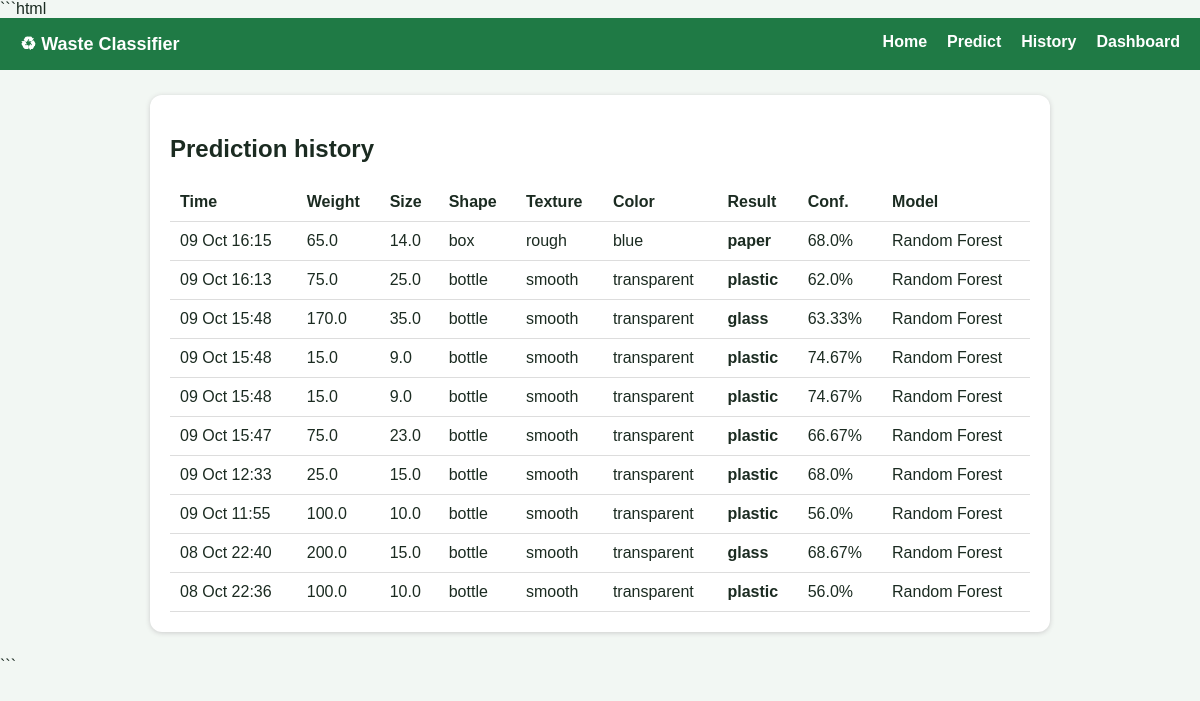
The page /history/ on the database its author committed.
### classifier/models.py (models this page shows)
class PredictionRecord(models.Model):
    weight = models.FloatField()
    size = models.FloatField()
    shape = models.CharField(max_length=20)
    texture = models.CharField(max_length=20)
    color = models.CharField(max_length=20)
    predicted_type = models.CharField(max_length=20)
    confidence = models.FloatField()
    model_used = models.CharField(max_length=30, choices=MODEL_CHOICES)
    created_at = models.DateTimeField(auto_now_add=True)
    class Meta:
        ordering = ["-created_at"]

### classifier/views.py (the view)
# urls.py: path("history/", views.history, name="history"),
def history(request):
    return render(request, "classifier/history.html", {
        "records": PredictionRecord.objects.all()[:100]
    })

### classifier/templates/classifier/history.html
{% extends "classifier/base.html" %}
{% block content %}
<div class="card">
 <h2>Prediction history</h2>
 <div style="overflow-x:auto">
 <table>
  <tr><th>Time</th><th>Weight</th><th>Size</th><th>Shape</th><th>Texture</th><th>Color</th><th>Result</th><th>Conf.</th><th>Model</th></tr>
  {% for r in records %}
  <tr><td>{{ r.created_at|date:"d M H:i" }}</td><td>{{ r.weight }}</td><td>{{ r.size }}</td><td>{{ r.shape }}</td><td>{{ r.texture }}</td><td>{{ r.color }}</td><td><b>{{ r.predicted_type }}</b></td><td>{{ r.confidence }}%</td><td>{{ r.get_model_used_display }}</td></tr>
  {% empty %}<tr><td colspan="9">No predictions yet.</td></tr>
  {% endfor %}
 </table>
 </div>
</div>
{% endblock %}

### classifier/templates/classifier/base.html (shortened to what this page needs)
<!DOCTYPE html>
<html lang="en">
<head>
</head>
<body>
    <nav>
        <span class="brand">♻ Waste Classifier</span>
        <a href="{% url 'home' %}">Home</a>
        <a href="{% url 'predict' %}">Predict</a>
        <a href="{% url 'history' %}">History</a>
        <a href="{% url 'dashboard' %}">Dashboard</a>
    </nav>
    <main>
        {% block content %}{% endblock %}
    </main>
</body>
</html>

### classifier/templates/classifier/base.html (style rules this page uses)
body { font-family: Arial, sans-serif; margin: 0; background: #f2f7f3; color: #1b2b21; }
nav { background: #1f7a45; padding: 15px 20px; display: flex; gap: 20px; flex-wrap: wrap; }
nav a { color: white; text-decoration: none; font-weight: bold; }
.brand { color: white; font-size: 18px; font-weight: bold; margin-right: auto; }
main { max-width: 900px; margin: 25px auto; padding: 0 16px; }
.card { background: white; border-radius: 12px; padding: 20px; margin-bottom: 20px; box-shadow: 0 1px 5px #cccccc; }
table { width: 100%; border-collapse: collapse; }
th, td { padding: 10px; border-bottom: 1px solid #ddd; text-align: left; }

### rows shown on the page
PredictionRecord: created_at "09 Oct 16:15", weight "65.0", size "14.0", shape "box", texture "rough", color "blue", predicted_type "paper", confidence "68.0", model_used "Random Forest"
PredictionRecord: created_at "09 Oct 16:13", weight "75.0", size "25.0", shape "bottle", texture "smooth", color "transparent", predicted_type "plastic", confidence "62.0", model_used "Random Forest"
PredictionRecord: created_at "09 Oct 15:48", weight "170.0", size "35.0", shape "bottle", texture "smooth", color "transparent", predicted_type "glass", confidence "63.33", model_used "Random Forest"
PredictionRecord: created_at "09 Oct 15:48", weight "15.0", size "9.0", shape "bottle", texture "smooth", color "transparent", predicted_type "plastic", confidence "74.67", model_used "Random Forest"
PredictionRecord: created_at "09 Oct 15:48", weight "15.0", size "9.0", shape "bottle", texture "smooth", color "transparent", predicted_type "plastic", confidence "74.67", model_used "Random Forest"
PredictionRecord: created_at "09 Oct 15:47", weight "75.0", size "23.0", shape "bottle", texture "smooth", color "transparent", predicted_type "plastic", confidence "66.67", model_used "Random Forest"
PredictionRecord: created_at "09 Oct 12:33", weight "25.0", size "15.0", shape "bottle", texture "smooth", color "transparent", predicted_type "plastic", confidence "68.0", model_used "Random Forest"
PredictionRecord: created_at "09 Oct 11:55", weight "100.0", size "10.0", shape "bottle", texture "smooth", color "transparent", predicted_type "plastic", confidence "56.0", model_used "Random Forest"
PredictionRecord: created_at "08 Oct 22:40", weight "200.0", size "15.0", shape "bottle", texture "smooth", color "transparent", predicted_type "glass", confidence "68.67", model_used "Random Forest"
PredictionRecord: created_at "08 Oct 22:36", weight "100.0", size "10.0", shape "bottle", texture "smooth", color "transparent", predicted_type "plastic", confidence "56.0", model_used "Random Forest"
